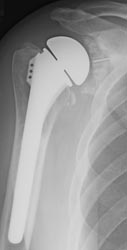
#> input picture test_sets/Depuy/Global/10d.jpg, 127 x 250 px, given in place of Global1.jpg, which was not available
$ python segmentation.py ../../../test_sets/Depuy/Global 5 ../../../test_sets/Depuy/Global/10d.jpg   (Python 2 division)   (older library calls are emulated)
#> lines starting #> are read from the running program, lines starting #| are printed output that depends on the picture; after the words box and inside, x2 and y2 are one past the last pixel; in counts of white or black regions, pixels touching at a corner belong together; pictures that were not available may be replaced by others from this repository, and a replacement may not be noted
#> (reads image_file_names.txt from the repository)
#> further down, img is the input picture: shape (250, 127); min 6, max 221, mean 152.1
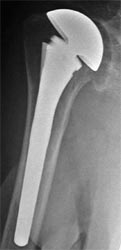
#> input picture test_sets/Depuy/GlobalAP/DePuyGlobalAP6.jpg, 121 x 250 px, given in place of Global1_manual.png, which was not available
#> further down, man_img is the input picture: shape (250, 121); min 1, max 255, mean 118.4
import os
import sys
import re
import cv2
import numpy as np
import evaluation

ix,iy = -1,-1

def circle_mask(img, min_dist=10, param_1=100, param_2=30, min_radius=0, max_radius=0):
#> called with min_dist = 10, param_1 = 100, param_2 = 30, min_radius = 0, max_radius = 0
    global ix,iy
    # temp_img = cv2.medianBlur(img, 5)
    temp_img = cv2.GaussianBlur(img, (5, 5), 0)
    zero_img = np.zeros((img.shape), np.uint8)
    dimens = img.shape #returns (y max, x max)
#> dimens = (250, 127)
    y_dimen = dimens[0]
#> y_dimen = 250
    x_dimen = dimens[1]
#> x_dimen = 127
    max_radius = (int)(.5 * x_dimen)
#> max_radius = 63
    min_radius = (int)(.05 * y_dimen)
#> min_radius = 12
    # param_1 = 100
    # param_2 = 30
    dp = 1
    circles = cv2.HoughCircles(temp_img, cv2.cv.CV_HOUGH_GRADIENT, 1, min_dist, param1=param_1, param2=param_2,
                               minRadius=min_radius,maxRadius=max_radius)
#> circles = [[61.5, 64.5, 27.9]]

    while circles is None and param_2 > 5:
        param_2 -= 5
        circles = cv2.HoughCircles(temp_img, cv2.cv.CV_HOUGH_GRADIENT, 1, min_dist, param1=param_1, param2=param_2,
                                   minRadius=min_radius, maxRadius=max_radius)
#> this loop made 0 passes
#> after the loop, param_2 = 30

    if circles is None:
        return zero_img

    while len(circles[0]) > 1:
        max_radius = (int)(.9 * max_radius)
        min_radius = (int)(1.05 * min_radius)
        circles = cv2.HoughCircles(temp_img, cv2.cv.CV_HOUGH_GRADIENT, 1, min_dist, param1=param_1, param2=param_2,
                                   minRadius=min_radius, maxRadius=max_radius)
        if circles is None:
            return zero_img

    if circles is None:
        return zero_img

    circles = np.uint16(np.around(circles))
#> circles = [[62, 64, 28]]

    for i in circles[0,:]:
        center = (i[0],i[1])
        ix,iy = i[0],i[1]
        # print ix,iy
        radius = i[2]
        fill_color = 255
        cv2.circle(zero_img, center, (int) ((1.25) * radius), fill_color, thickness=-1)
#> this loop made 1 pass
#> (ix, iy, radius, fill_color) on pass 1: (62, 64, 28, 255)
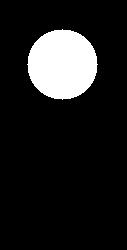
#> zero_img: shape (250, 127); 12.1% white; 1 white region, box (x1, y1, x2, y2) and area: (27, 29, 98, 100) 3853

    return zero_img


# [197 lines left out: functions seeded_region_growing, unsmoothed, bilateral_filters, single_threshold_otsu, three_threshold_otsu, otsu_one and 1 more, not called in this run]

# Begin main
nfile = open('image_file_names.txt', 'r')
arg_list = sys.argv

if len(arg_list) < 2:
    sys.exit("Missing input parameters")

img_dir = arg_list[1]
circle_only = False
if len(arg_list) > 2:
    th = int(arg_list[2])
    if len(arg_list) > 3:
        circle_only = arg_list[3]
else:
    th = 5

for line in nfile:
    file_name = line.split()
    img_file = img_dir + file_name[0]

    img = cv2.imread(img_file, 0)

    if img is None:
        print "Image not found: " + img_file
        print os.path.isfile(img_file)
        exit()

    man_str = "_manual.png"
    man_file = re.sub(r'\.jpg', man_str, img_file)
    man_img = cv2.imread(man_file, 0)

    c_mask = circle_mask(img)
    combined_img = cv2.bitwise_and(img, img, mask=c_mask)
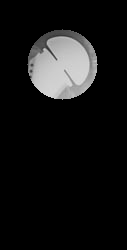
#> combined_img: shape (250, 127); min 0, max 220, mean 20.7
#> (the run stopped early here; a loop or call above may not have finished)
